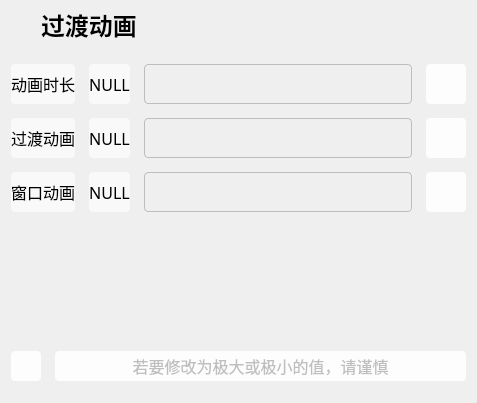
<?xml version="1.0" encoding="UTF-8"?>
<ui version="4.0">
 <class>sp_scales</class>
 <widget class="QWidget" name="sp_scales">
  <property name="geometry">
   <rect>
    <x>0</x>
    <y>0</y>
    <width>477</width>
    <height>403</height>
   </rect>
  </property>
  <property name="windowTitle">
   <string>Form</string>
  </property>
  <layout class="QHBoxLayout" name="horizontalLayout_4">
   <property name="leftMargin">
    <number>0</number>
   </property>
   <property name="topMargin">
    <number>0</number>
   </property>
   <property name="rightMargin">
    <number>0</number>
   </property>
   <property name="bottomMargin">
    <number>11</number>
   </property>
   <item>
    <widget class="QWidget" name="widget" native="true">
     <property name="styleSheet">
      <string notr="true">border-radius: 4px;
background-color: rgba(255, 255, 255, 0);
border:0px solid #BDBDBD;</string>
     </property>
     <layout class="QVBoxLayout" name="verticalLayout_2">
      <property name="leftMargin">
       <number>11</number>
      </property>
      <property name="topMargin">
       <number>0</number>
      </property>
      <property name="rightMargin">
       <number>11</number>
      </property>
      <property name="bottomMargin">
       <number>11</number>
      </property>
      <item>
       <layout class="QVBoxLayout" name="verticalLayout">
        <property name="spacing">
         <number>14</number>
        </property>
        <item>
         <layout class="QHBoxLayout" name="horizontalLayout_2">
          <property name="spacing">
           <number>0</number>
          </property>
          <item>
           <widget class="QLabel" name="icon">
            <property name="minimumSize">
             <size>
              <width>30</width>
              <height>30</height>
             </size>
            </property>
            <property name="maximumSize">
             <size>
              <width>30</width>
              <height>30</height>
             </size>
            </property>
            <property name="font">
             <font>
              <family>MiSans Medium</family>
             </font>
            </property>
            <property name="styleSheet">
             <string notr="true">border-radius: 4px;
border:0px solid #BDBDBD;
image: url(:/ico/image/ico/donut-chart-line.svg);</string>
            </property>
            <property name="text">
             <string/>
            </property>
           </widget>
          </item>
          <item>
           <widget class="QLabel" name="title">
            <property name="minimumSize">
             <size>
              <width>0</width>
              <height>50</height>
             </size>
            </property>
            <property name="maximumSize">
             <size>
              <width>16777215</width>
              <height>50</height>
             </size>
            </property>
            <property name="font">
             <font>
              <family>MiSans Medium</family>
              <pointsize>18</pointsize>
              <bold>true</bold>
             </font>
            </property>
            <property name="styleSheet">
             <string notr="true">border-radius: 4px;
border:0px solid #BDBDBD;</string>
            </property>
            <property name="text">
             <string>过渡动画</string>
            </property>
           </widget>
          </item>
         </layout>
        </item>
        <item>
         <layout class="QHBoxLayout" name="horizontalLayout_3">
          <item>
           <layout class="QVBoxLayout" name="verticalLayout_3">
            <item>
             <widget class="QLabel" name="label_animator">
              <property name="minimumSize">
               <size>
                <width>0</width>
                <height>40</height>
               </size>
              </property>
              <property name="maximumSize">
               <size>
                <width>16777215</width>
                <height>40</height>
               </size>
              </property>
              <property name="font">
               <font>
                <family>MiSans Medium</family>
                <pointsize>12</pointsize>
               </font>
              </property>
              <property name="styleSheet">
               <string notr="true">background-color:rgba(255,255,255,0.6);border-radius:4px;border:0px;</string>
              </property>
              <property name="text">
               <string>动画时长</string>
              </property>
              <property name="alignment">
               <set>Qt::AlignCenter</set>
              </property>
             </widget>
            </item>
            <item>
             <widget class="QLabel" name="label_transition">
              <property name="minimumSize">
               <size>
                <width>0</width>
                <height>40</height>
               </size>
              </property>
              <property name="maximumSize">
               <size>
                <width>16777215</width>
                <height>40</height>
               </size>
              </property>
              <property name="font">
               <font>
                <family>MiSans Medium</family>
                <pointsize>12</pointsize>
               </font>
              </property>
              <property name="styleSheet">
               <string notr="true">background-color:rgba(255,255,255,0.6);border-radius:4px;border:0px;</string>
              </property>
              <property name="text">
               <string>过渡动画</string>
              </property>
              <property name="alignment">
               <set>Qt::AlignCenter</set>
              </property>
             </widget>
            </item>
            <item>
             <widget class="QLabel" name="label_window">
              <property name="minimumSize">
               <size>
                <width>0</width>
                <height>40</height>
               </size>
              </property>
              <property name="maximumSize">
               <size>
                <width>16777215</width>
                <height>40</height>
               </size>
              </property>
              <property name="font">
               <font>
                <family>MiSans Medium</family>
                <pointsize>12</pointsize>
               </font>
              </property>
              <property name="styleSheet">
               <string notr="true">background-color:rgba(255,255,255,0.6);border-radius:4px;border:0px;</string>
              </property>
              <property name="text">
               <string>窗口动画</string>
              </property>
              <property name="alignment">
               <set>Qt::AlignCenter</set>
              </property>
             </widget>
            </item>
           </layout>
          </item>
          <item>
           <layout class="QVBoxLayout" name="verticalLayout_4">
            <item>
             <widget class="QLabel" name="current_animator">
              <property name="minimumSize">
               <size>
                <width>0</width>
                <height>40</height>
               </size>
              </property>
              <property name="maximumSize">
               <size>
                <width>16777215</width>
                <height>40</height>
               </size>
              </property>
              <property name="font">
               <font>
                <family>MiSans Medium</family>
                <pointsize>12</pointsize>
               </font>
              </property>
              <property name="styleSheet">
               <string notr="true">background-color:rgba(255,255,255,0.6);border-radius:4px;border:0px;</string>
              </property>
              <property name="text">
               <string>NULL</string>
              </property>
              <property name="alignment">
               <set>Qt::AlignCenter</set>
              </property>
             </widget>
            </item>
            <item>
             <widget class="QLabel" name="current_transition">
              <property name="minimumSize">
               <size>
                <width>0</width>
                <height>40</height>
               </size>
              </property>
              <property name="maximumSize">
               <size>
                <width>16777215</width>
                <height>40</height>
               </size>
              </property>
              <property name="font">
               <font>
                <family>MiSans Medium</family>
                <pointsize>12</pointsize>
               </font>
              </property>
              <property name="styleSheet">
               <string notr="true">background-color:rgba(255,255,255,0.6);border-radius:4px;border:0px;</string>
              </property>
              <property name="text">
               <string>NULL</string>
              </property>
              <property name="alignment">
               <set>Qt::AlignCenter</set>
              </property>
             </widget>
            </item>
            <item>
             <widget class="QLabel" name="current_window">
              <property name="minimumSize">
               <size>
                <width>0</width>
                <height>40</height>
               </size>
              </property>
              <property name="maximumSize">
               <size>
                <width>16777215</width>
                <height>40</height>
               </size>
              </property>
              <property name="font">
               <font>
                <family>MiSans Medium</family>
                <pointsize>12</pointsize>
               </font>
              </property>
              <property name="styleSheet">
               <string notr="true">background-color:rgba(255,255,255,0.6);border-radius:4px;border:0px;</string>
              </property>
              <property name="text">
               <string>NULL</string>
              </property>
              <property name="alignment">
               <set>Qt::AlignCenter</set>
              </property>
             </widget>
            </item>
           </layout>
          </item>
          <item>
           <layout class="QVBoxLayout" name="verticalLayout_5">
            <item>
             <widget class="QLineEdit" name="lineEdit_animator">
              <property name="minimumSize">
               <size>
                <width>0</width>
                <height>40</height>
               </size>
              </property>
              <property name="maximumSize">
               <size>
                <width>16777215</width>
                <height>40</height>
               </size>
              </property>
              <property name="font">
               <font>
                <family>MiSans Medium</family>
                <pointsize>12</pointsize>
               </font>
              </property>
              <property name="styleSheet">
               <string notr="true">border:1px solid #BDBDBD;
background-color: rgba(255, 255, 255, 0);</string>
              </property>
             </widget>
            </item>
            <item>
             <widget class="QLineEdit" name="lineEdit_transition">
              <property name="minimumSize">
               <size>
                <width>0</width>
                <height>40</height>
               </size>
              </property>
              <property name="maximumSize">
               <size>
                <width>16777215</width>
                <height>40</height>
               </size>
              </property>
              <property name="font">
               <font>
                <family>MiSans Medium</family>
                <pointsize>12</pointsize>
               </font>
              </property>
              <property name="styleSheet">
               <string notr="true">border:1px solid #BDBDBD;
background-color: rgba(255, 255, 255, 0);</string>
              </property>
             </widget>
            </item>
            <item>
             <widget class="QLineEdit" name="lineEdit_window">
              <property name="minimumSize">
               <size>
                <width>0</width>
                <height>40</height>
               </size>
              </property>
              <property name="maximumSize">
               <size>
                <width>16777215</width>
                <height>40</height>
               </size>
              </property>
              <property name="font">
               <font>
                <family>MiSans Medium</family>
                <pointsize>12</pointsize>
               </font>
              </property>
              <property name="styleSheet">
               <string notr="true">border:1px solid #BDBDBD;
background-color: rgba(255, 255, 255, 0);</string>
              </property>
             </widget>
            </item>
           </layout>
          </item>
          <item>
           <layout class="QVBoxLayout" name="verticalLayout_6">
            <item>
             <widget class="QPushButton" name="pushButton_animation">
              <property name="minimumSize">
               <size>
                <width>40</width>
                <height>40</height>
               </size>
              </property>
              <property name="maximumSize">
               <size>
                <width>40</width>
                <height>40</height>
               </size>
              </property>
              <property name="font">
               <font>
                <family>MiSans Medium</family>
                <pointsize>12</pointsize>
               </font>
              </property>
              <property name="styleSheet">
               <string notr="true">QPushButton{background-color:rgba(255,255,255,0.9);border-radius:4px;border:0px;}
QPushButton:hover{background-color:rgba(255,255,255,0.7);}
QPushButton:pressed{background-color:rgba(255,255,255,0.6);}</string>
              </property>
              <property name="text">
               <string/>
              </property>
              <property name="icon">
               <iconset resource="../../ico.qrc">
                <normaloff>:/ico/image/ico/play-line.svg</normaloff>:/ico/image/ico/play-line.svg</iconset>
              </property>
             </widget>
            </item>
            <item>
             <widget class="QPushButton" name="pushButton_transition">
              <property name="minimumSize">
               <size>
                <width>40</width>
                <height>40</height>
               </size>
              </property>
              <property name="maximumSize">
               <size>
                <width>40</width>
                <height>40</height>
               </size>
              </property>
              <property name="font">
               <font>
                <family>MiSans Medium</family>
                <pointsize>12</pointsize>
               </font>
              </property>
              <property name="styleSheet">
               <string notr="true">QPushButton{background-color:rgba(255,255,255,0.9);border-radius:4px;border:0px;}
QPushButton:hover{background-color:rgba(255,255,255,0.7);}
QPushButton:pressed{background-color:rgba(255,255,255,0.6);}</string>
              </property>
              <property name="text">
               <string/>
              </property>
              <property name="icon">
               <iconset resource="../../ico.qrc">
                <normaloff>:/ico/image/ico/play-line.svg</normaloff>:/ico/image/ico/play-line.svg</iconset>
              </property>
             </widget>
            </item>
            <item>
             <widget class="QPushButton" name="pushButton_window">
              <property name="minimumSize">
               <size>
                <width>40</width>
                <height>40</height>
               </size>
              </property>
              <property name="maximumSize">
               <size>
                <width>40</width>
                <height>40</height>
               </size>
              </property>
              <property name="font">
               <font>
                <family>MiSans Medium</family>
                <pointsize>12</pointsize>
               </font>
              </property>
              <property name="styleSheet">
               <string notr="true">QPushButton{background-color:rgba(255,255,255,0.9);border-radius:4px;border:0px;}
QPushButton:hover{background-color:rgba(255,255,255,0.7);}
QPushButton:pressed{background-color:rgba(255,255,255,0.6);}</string>
              </property>
              <property name="text">
               <string/>
              </property>
              <property name="icon">
               <iconset resource="../../ico.qrc">
                <normaloff>:/ico/image/ico/play-line.svg</normaloff>:/ico/image/ico/play-line.svg</iconset>
              </property>
             </widget>
            </item>
           </layout>
          </item>
         </layout>
        </item>
        <item>
         <spacer name="verticalSpacer">
          <property name="orientation">
           <enum>Qt::Vertical</enum>
          </property>
          <property name="sizeHint" stdset="0">
           <size>
            <width>20</width>
            <height>40</height>
           </size>
          </property>
         </spacer>
        </item>
        <item>
         <layout class="QHBoxLayout" name="horizontalLayout">
          <item>
           <widget class="QPushButton" name="back_to_basePage">
            <property name="minimumSize">
             <size>
              <width>30</width>
              <height>30</height>
             </size>
            </property>
            <property name="maximumSize">
             <size>
              <width>30</width>
              <height>30</height>
             </size>
            </property>
            <property name="styleSheet">
             <string notr="true">QPushButton{background-color:rgba(255,255,255,0.9);border-radius:4px;border:0px;}
QPushButton:hover{background-color:rgba(255,255,255,0.7);}
QPushButton:pressed{background-color:rgba(255,255,255,0.6);}</string>
            </property>
            <property name="text">
             <string/>
            </property>
            <property name="icon">
             <iconset resource="../../ico.qrc">
              <normaloff>:/ico/image/ico/arrow-left-line.svg</normaloff>:/ico/image/ico/arrow-left-line.svg</iconset>
            </property>
            <property name="iconSize">
             <size>
              <width>18</width>
              <height>18</height>
             </size>
            </property>
           </widget>
          </item>
          <item>
           <widget class="QPushButton" name="pushButton">
            <property name="enabled">
             <bool>false</bool>
            </property>
            <property name="minimumSize">
             <size>
              <width>0</width>
              <height>30</height>
             </size>
            </property>
            <property name="maximumSize">
             <size>
              <width>16777215</width>
              <height>30</height>
             </size>
            </property>
            <property name="font">
             <font>
              <family>MiSans Medium</family>
              <pointsize>12</pointsize>
             </font>
            </property>
            <property name="styleSheet">
             <string notr="true">QPushButton{background-color:rgba(255,255,255,0.9);border-radius:4px;border:0px;}
QPushButton:hover{background-color:rgba(255,255,255,0.7);}
QPushButton:pressed{background-color:rgba(255,255,255,0.6);}</string>
            </property>
            <property name="text">
             <string>若要修改为极大或极小的值，请谨慎</string>
            </property>
           </widget>
          </item>
         </layout>
        </item>
       </layout>
      </item>
     </layout>
    </widget>
   </item>
  </layout>
 </widget>
 <resources>
  <include location="../../ico.qrc"/>
 </resources>
 <connections/>
</ui>
